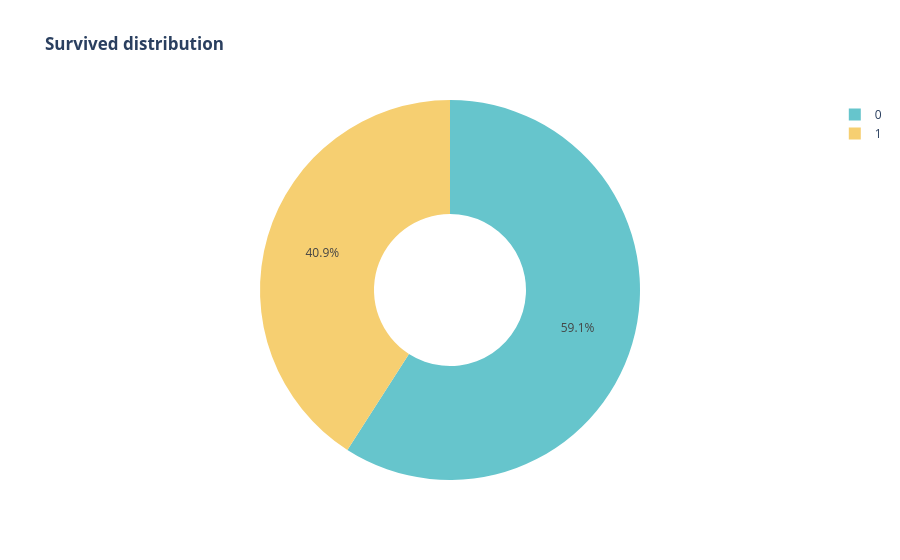

The cell this chart's notebook holds for it:
### Code cell
fig = px.pie(train, names='Survived',
       title = '<b>Survived distribution</b>',
       color_discrete_sequence=px.colors.qualitative.Pastel,
       hole=0.4)
fig.show()

### Figure 1 — Plotly figure (JSON) as saved in the notebook; plotly's stock layout.template omitted (floating-point values rounded to 4 significant figures; data arrays with more than 128 entries replaced by an {"elided": "..."} marker saying what was removed)
{"data": [{"domain": {"x": [0, 1], "y": [0, 1]}, "hole": 0.4, "hovertemplate": "Survived=%{label}<extra></extra>", "labels": {"elided": "760 int values"}, "legendgroup": "", "name": "", "showlegend": true, "type": "pie"}], "layout": {"legend": {"tracegroupgap": 0}, "piecolorway": ["rgb(102, 197, 204)", "rgb(246, 207, 113)", "rgb(248, 156, 116)", "rgb(220, 176, 242)", "rgb(135, 197, 95)", "rgb(158, 185, 243)", "rgb(254, 136, 177)", "rgb(201, 219, 116)", "rgb(139, 224, 164)", "rgb(180, 151, 231)", "rgb(179, 179, 179)"], "title": {"text": "<b>Survived distribution</b>"}}}
